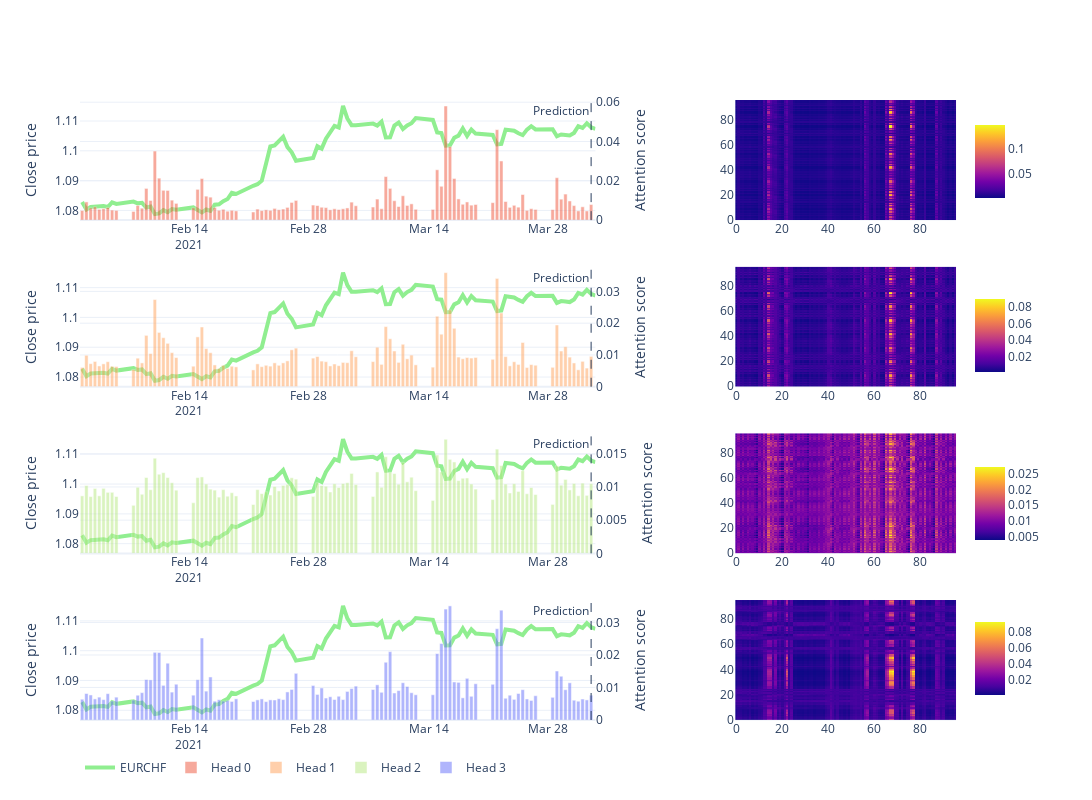

Write notebook code for a chart like this one.
### Code cell
fig = make_subplots(rows=4, cols=2, specs=specs, column_widths=[0.7, 0.3], horizontal_spacing = 0.15)
fig.update_layout(template='plotly_white', width=1200, height=800) #  showlegend=False

for i, head in enumerate(average_score_per_day):

    if i==0:
        fig.add_trace(go.Scatter(x=sequence['datetime'], y=sequence['close'], name='EURCHF', 
                            line=dict(color='lightgreen', width=4)), row=i+1, col=1)
    else: 
        fig.add_trace(go.Scatter(x=sequence['datetime'], y=sequence['close'], showlegend = False,
                        line=dict(color='lightgreen', width=4)), row=i+1, col=1)
    fig.add_trace(go.Bar(x=sequence['datetime'], y=average_score_per_day[head] ,opacity=0.5, name='Head {}'.format(i)), secondary_y=True, row=i+1, col=1)
    fig.add_vline(x=sequence.iloc[config.seq_len-1,:]['datetime'].timestamp() * 1000, line_width=1, line_dash="dash", 
                  annotation_text="Prediction", annotation_position="top left", row=i+1, col=1)
    fig.update_yaxes(title_text="Close price", secondary_y=False, row=i+1, col=1)
    fig.update_yaxes(title_text='Attention score', secondary_y=True, row=i+1, col=1)

    fig.add_trace(go.Heatmap(
                       z=viz_weights[0, i, :, :],
                       hoverongaps = False, colorbar={"len": 0.15}, colorbar_y=colorbar_position[i], colorbar_x=0.95), row=i+1, col=2)
    
    fig.update_layout(legend=dict(
    orientation="h",
    yanchor="bottom",
    y=-0.1,
    x=0
))

fig.show()
fig.write_image(os.path.join(config.package_directory, 'models','attention_obs_{}.png'.format(obs)))
